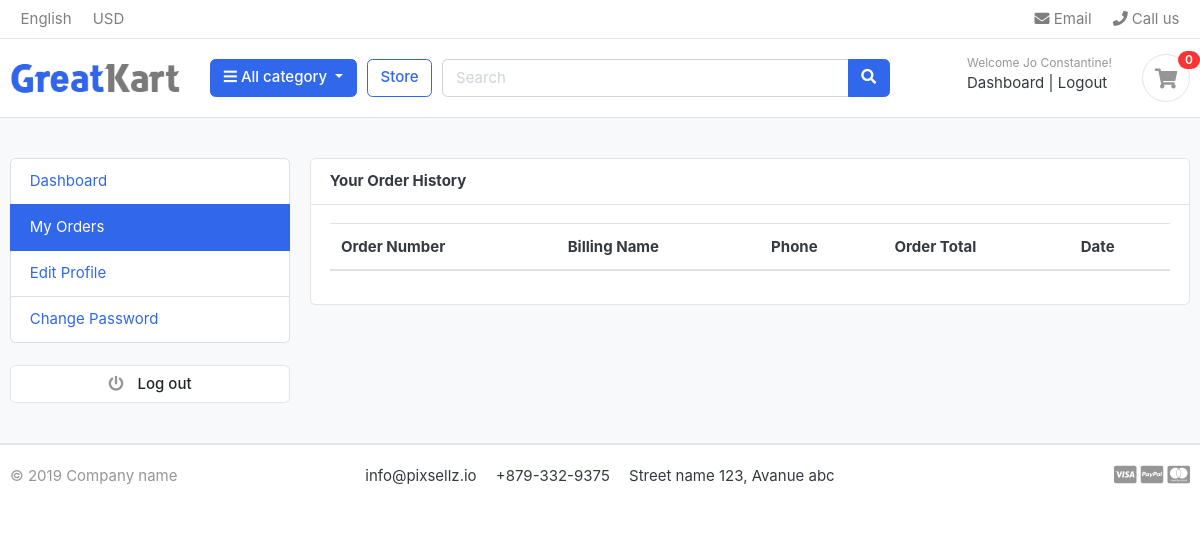
/accounts/my_orders/ (signed in), run on an earlier commit of the app's database.
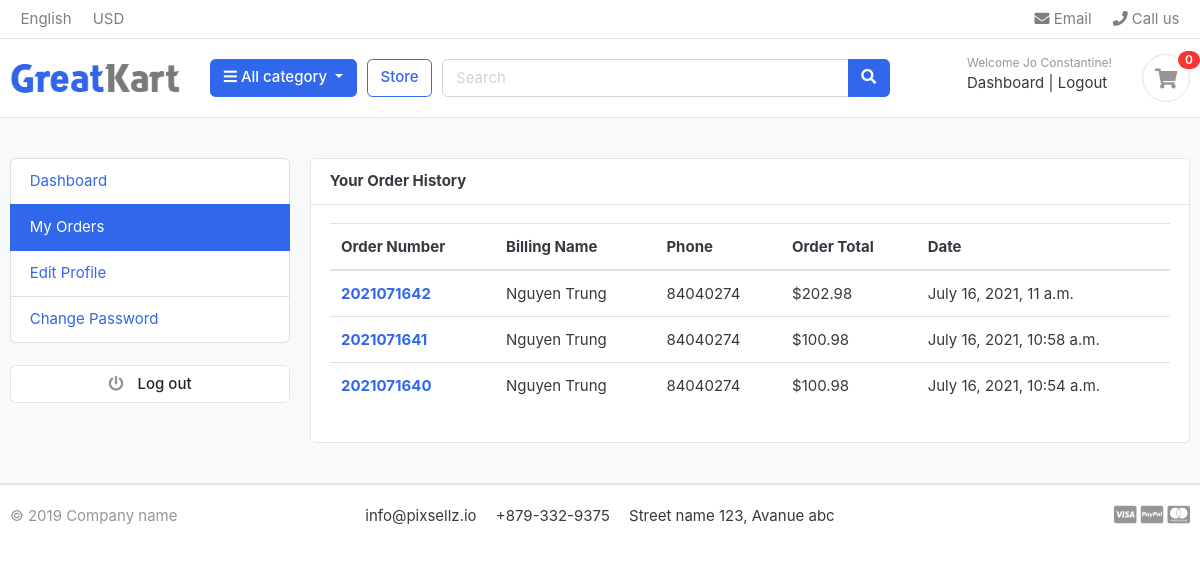
And on a later commit of the database.
### accounts/models.py (models this page shows, shortened)
class Account(AbstractBaseUser):
    first_name = models.CharField(max_length=50)
    last_name = models.CharField(max_length=50)
    username = models.CharField(max_length=50, unique=True)
    email = models.EmailField(unique=True)
    phone_number = models.CharField(max_length=50)
    date_joined = models.DateTimeField(auto_now_add=True)
    last_login = models.DateTimeField(auto_now_add=True)
    is_admin = models.BooleanField(default=False)
    is_staff = models.BooleanField(default=False)
    is_active = models.BooleanField(default=False)
    is_superadmin = models.BooleanField(default=False)
    USERNAME_FIELD = "email"  # use email to login
    REQUIRED_FIELDS = ["username", "first_name", "last_name"]
    object = MyAccountManager()

### orders/models.py (models this page shows, shortened)
class Order(models.Model):
    STATUS = (
        ("New", "New"),
        ("Accepted", "Accepted"),
        ("Completed", "Completed"),
        ("Cancelled", "Cancelled"),
    )
    user = models.ForeignKey(Account, on_delete=models.SET_NULL, null=True)
    payment = models.ForeignKey(
        Payment, on_delete=models.SET_NULL, blank=True, null=True
    )
    order_number = models.CharField(max_length=20)
    first_name = models.CharField(max_length=50)
    last_name = models.CharField(max_length=50)
    phone = models.CharField(max_length=15)
    email = models.CharField(max_length=50)
    address_line_1 = models.CharField(max_length=50)
    address_line_2 = models.CharField(max_length=50, blank=True)
    country = models.CharField(max_length=50)
    state = models.CharField(max_length=50)
    city = models.CharField(max_length=50)
    order_note = models.CharField(max_length=100, blank=True)
    order_total = models.FloatField()
    tax = models.FloatField()
    status = models.CharField(max_length=10, choices=STATUS, default="New")
    ip = models.CharField(blank=True, max_length=20)
    is_ordered = models.BooleanField(default=False)
    created_at = models.DateTimeField(auto_now_add=True)
    updated_at = models.DateTimeField(auto_now=True)
    def full_name(self):
        return f"{self.first_name} {self.last_name}"

### accounts/views.py (the view)
# urls.py: path("my_orders/", views.my_orders, name="my_orders"),
@login_required(login_url="login")
def my_orders(request):
    orders = Order.objects.order_by("-created_at").filter(
        user=request.user, is_ordered=True
    )
    context = {"orders": orders}
    return render(request, "accounts/my_orders.html", context)

### carts/context_processor.py (called while the page is built)
def counter(request):
    cart_count = 0
    if "admin" in request.path:
        return {}
    else:
        try:
            if request.user and request.user.is_authenticated:
                cart_items = CartItem.objects.filter(user=request.user, is_active=True)
            else:
                cart = Cart.objects.filter(cart_id=_cart_id(request))
                cart_items = CartItem.objects.filter(cart=cart[:1], is_active=True)
            for cart_item in cart_items:
                cart_count += cart_item.quantity
        except Cart.DoesNotExist:
            pass
    return dict(cart_count=cart_count)

### category/context_processor.py (called while the page is built)
def category_menu_links(request):
    links = Category.objects.all()
    return dict(category_links=links)

### category/models.py (called while the page is built)
    def get_url(self):
        return reverse("products_by_category", args=[self.slug])

### templates/accounts/my_orders.html (shortened to what this page needs)
{% extends 'base.html' %}
{% block content %}
<section class="section-conten padding-y bg">
<div class="container">
	<div class="row">
	{% include 'includes/dashboard_sidebar.html' %}
	<main class="col-md-9">
		<article class="card">
		<header class="card-header">
			<strong class="d-inline-block mr-3">Your Order History</strong>
		</header>
		<div class="card-body">
			<div class="row">
				<div class="col-md-12">
					<table class="table table-hover">
						<thead>
							<tr>
								<th scope="col">Order Number</th>
								<th scope="col">Billing Name</th>
								<th scope="col">Phone</th>
								<th scope="col">Order Total</th>
								<th scope="col">Date</th>
							</tr>
						</thead>
						<tbody>
							{% for order in  orders %}
								<tr>
									<th scope="row"><a href="{% url 'order_detail' order.order_number %}">{{ order.order_number }}</a></th>
									<td>{{ order.full_name }}</td>
									<td>{{ order.phone }}</td>
									<td>${{ order.order_total }}</td>
									<td>{{ order.created_at }}</td>
								</tr>
							{% endfor %}
						</tbody>
					</table>
				</div>
			</div>
		</div>
		</article>
	</main>
</div>
</div>
</section>
{% endblock %}

### templates/base.html (shortened to what this page needs)
{% load static %}
<!DOCTYPE html>
<html lang="en">
  <head>
    <link
      href="{% static 'css/bootstrap.css'%}"
      rel="stylesheet"
      type="text/css"
    />
    <link
      href="{% static 'fonts/fontawesome/css/all.min.css'%}"
      type="text/css"
      rel="stylesheet"
    />
    <link rel="stylesheet" href="https://pro.fontawesome.com/releases/v5.10.0/css/all.css"/>
    <link href="{% static 'css/ui.css'%}" rel="stylesheet" type="text/css" />
    <link
      href="{% static 'css/responsive.css'%}"
      rel="stylesheet"
      media="only screen and (max-width: 1200px)"
    />
    <link href="{% static 'css/custom.css'%}" rel="stylesheet" type="text/css" />
  </head>
  <body>
    {% include 'includes/navbar.html' %}
    {% block content %}{% endblock %}
    {% include 'includes/footer.html' %}
  </body>
</html>

### templates/includes/navbar.html (shortened to what this page needs)
{% load static %}
<header class="section-header">
  <nav class="navbar p-md-0 navbar-expand-sm navbar-light border-bottom">
    <div class="container">
      <div class="collapse navbar-collapse" id="navbarTop4">
        <ul class="navbar-nav mr-auto">
          <li class="nav-item dropdown">
            <a href="#" class="nav-link"> English </a>
          </li>
          <li class="nav-item dropdown">
            <a href="#" class="nav-link"> USD </a>
          </li>
        </ul>
        <ul class="navbar-nav">
          <li>
            <a href="#" class="nav-link">
              <i class="fa fa-envelope"></i> Email
            </a>
          </li>
          <li>
            <a href="#" class="nav-link">
              <i class="fa fa-phone"></i> Call us
            </a>
          </li>
        </ul>
      </div>
    </div>
  </nav>
  <section class="header-main border-bottom">
    <div class="container">
      <div class="row align-items-center">
        <div class="col-lg-2 col-md-3 col-6">
          <a href="{% url 'home' %}" class="brand-wrap">
            <img class="logo" src="{%static 'images/logo.png'%}" />
          </a>
        </div>
        <div class="col-lg col-sm col-md col-6 flex-grow-0">
          <div class="category-wrap dropdown d-inline-block float-right">
            <button type="button" class="btn btn-primary dropdown-toggle" data-toggle="dropdown">
              <i class="fa fa-bars"></i> All category
            </button>
          </div>
        </div>
        <a href="{% url 'store' %}" class="btn btn-outline-primary">Store</a>
        <div class="col-lg col-md-6 col-sm-12 col">
          <form action="{% url 'search' %}" class="search" method="GET">
            <div class="input-group w-100">
              <input type="text" class="form-control" style="width: 60%" placeholder="Search" name="keyword"/>
              <div class="input-group-append">
                <button class="btn btn-primary" type="submit">
                  <i class="fa fa-search"></i>
                </button>
              </div>
            </div>
          </form>
        </div>
        <div class="col-lg-3 col-sm-6 col-8 order-2 order-lg-3">
          <div class="d-flex justify-content-end mb-3 mb-lg-0">
          {% if user.id is None %}
            <div class="widget-header">
              <small class="title text-muted">Welcome guest!</small>
              <div>
                <a href="{% url 'login' %}">Sign in</a>
                <span class="dark-transp"> | </span>
                <a href="{% url 'register' %}"> Register</a>
              </div>
            </div>
          {% else %}
            <div class="widget-header">
              <small class="title text-muted">Welcome {{ user.first_name }}!</small>
              <div>
                <a href="{% url 'dashboard' %}">Dashboard</a>
                <span class="dark-transp"> | </span>
                <a href="{% url 'logout' %}"> Logout</a>
              </div>
            </div>
          {% endif %}
            <a href="{% url 'cart' %}" class="widget-header pl-3 ml-3">
              <div class="icon icon-sm rounded-circle border">
                <i class="fa fa-shopping-cart"></i>
              </div>
              <span class="badge badge-pill badge-danger notify">{{ cart_count }}</span>
            </a>
          </div>
        </div>
      </div>
    </div>
  </section>
</header>

### templates/includes/dashboard_sidebar.html
<aside class="col-md-3">
    <ul class="list-group">
        <a class="list-group-item {% if '/accounts/' == request.path %}active{%endif%}" href="{% url 'dashboard' %}"> Dashboard </a>
        <a class="list-group-item {% if '/my_orders/' in request.path %}active{%endif%}" href="{% url 'my_orders' %}"> My Orders </a>
        <a class="list-group-item {% if '/edit_profile/' in request.path %}active{%endif%}" href="{% url 'edit_profile' %}"> Edit Profile </a>
        <a class="list-group-item {% if '/change_password/' in request.path %}active{%endif%}" href="{% url 'change_password' %}"> Change Password </a>
    </ul>
    <br>
    <a class="btn btn-light btn-block" href="{% url 'logout' %}"> <i class="fa fa-power-off"></i> <span class="text">Log out</span> </a>
</aside>

### templates/includes/footer.html (shortened to what this page needs)
<footer class="section-footer border-top">
  <div class="container">
    <section class="footer-bottom border-top row">
      <div class="col-md-2">
        <p class="text-muted">&copy 2019 Company name</p>
      </div>
      <div class="col-md-8 text-md-center">
        <span class="px-2">info@pixsellz.io</span>
        <span class="px-2">+879-332-9375</span>
        <span class="px-2">Street name 123, Avanue abc</span>
      </div>
      <div class="col-md-2 text-md-right text-muted">
        <i class="fab fa-lg fa-cc-visa"></i>
        <i class="fab fa-lg fa-cc-paypal"></i>
        <i class="fab fa-lg fa-cc-mastercard"></i>
      </div>
    </section>
  </div>
</footer>
</body>
</html>

### greatkart/static/css/ui.css (style rules this page uses)
html { font-family: "Inter", sans-serif; font-size: 15px; }
.icon-xs, .icon-sm, .icon-md, .icon-lg { display: inline-block; text-align: center; flex-shrink: 0; flex-grow: 0; }
.icon-sm { width: 48px; height: 48px; line-height: 48px !important; font-size: 20px; }
.padding-y { padding-top: 40px; padding-bottom: 40px; }
article:after, .form-group:after { display: block; clear: both; content: ""; }
.bg { background-color: #f8f9fa; }
p:last-child { margin-bottom: 0; }
.header-main { position: relative; padding-top: 1rem; padding-bottom: 1rem; }
.brand-wrap .logo, .navbar-brand .logo { margin-right: 7px; max-height: 42px; display: inline-block; }
.widget-header { display: inline-block; vertical-align: middle; position: relative; }
.widget-header a { color: #343a40; }
.widget-header i { color: #969696; }
.widget-header .title { display: block; }
.widget-header .notify { position: absolute; top: -3px; right: -10px; }
.footer-bottom { padding-top: 20px; padding-bottom: 20px; }
.btn-light { background-color: #fff; border-color: #e4e4e4; }
.btn-light i { color: #969696; }
.btn i + .text { margin-left: 10px; }
.notify { position: absolute; top: -4px; right: -10px; display: inline-block; padding: 0.25em 0.6em; font-size: 12px; line-height: 1; text-align: center; border-radius: 3rem; color: #fff; background-color: #fa3434; }

What changed in the data, as far as the page shows it:
added Order: order_number "2021071642", full_name "Nguyen Trung", phone "84040274", order_total "202.98", created_at "July 16, 2021, 11 a.m."
added Order: order_number "2021071641", full_name "Nguyen Trung", phone "84040274", order_total "100.98", created_at "July 16, 2021, 10:58 a.m."
added Order: order_number "2021071640", full_name "Nguyen Trung", phone "84040274", order_total "100.98", created_at "July 16, 2021, 10:54 a.m."
